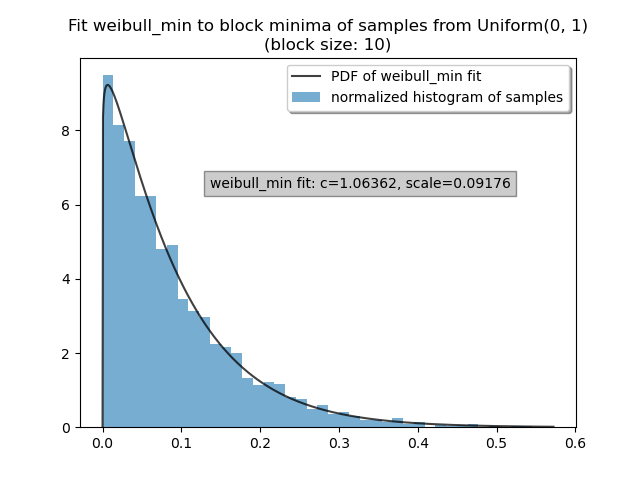

The Python source for this figure:

import numpy as np
from scipy.stats import weibull_min
import matplotlib.pyplot as plt


seed = 485394759879878435
rng = np.random.default_rng(seed)

# Generate N samples, each of which is the minimum of m samples
# from uniform distribution
N = 4000
m = 10
samples = rng.uniform(size=(N, m)).min(axis=1)

c, loc, scale = weibull_min.fit(samples, floc=0)
print(f'weibull_min fit: c={c}, scale={scale}')

xx = np.linspace(0, 1.05*samples.max(), 1000)
pdf = weibull_min.pdf(xx, c, loc=loc, scale=scale)

# Plots
plt.hist(samples, bins=40, density=True, alpha=0.6,
         label="normalized histogram of samples")
plt.plot(xx, pdf, 'k', alpha=0.75,
         label="PDF of weibull_min fit")

plt.text(0.25*samples.max(), 0.7*pdf.max(),
         f'weibull_min fit: c={c:.5f}, scale={scale:.5f}',
         bbox=dict(facecolor='gray', alpha=0.4))

plt.title('Fit weibull_min to block minima of samples from Uniform(0, 1)\n'
          f'(block size: {m})')
plt.legend(framealpha=1, shadow=True)
# plt.show()
plt.savefig('weibull_min_fit_for_min_of_uniform.png', dpi=100)
